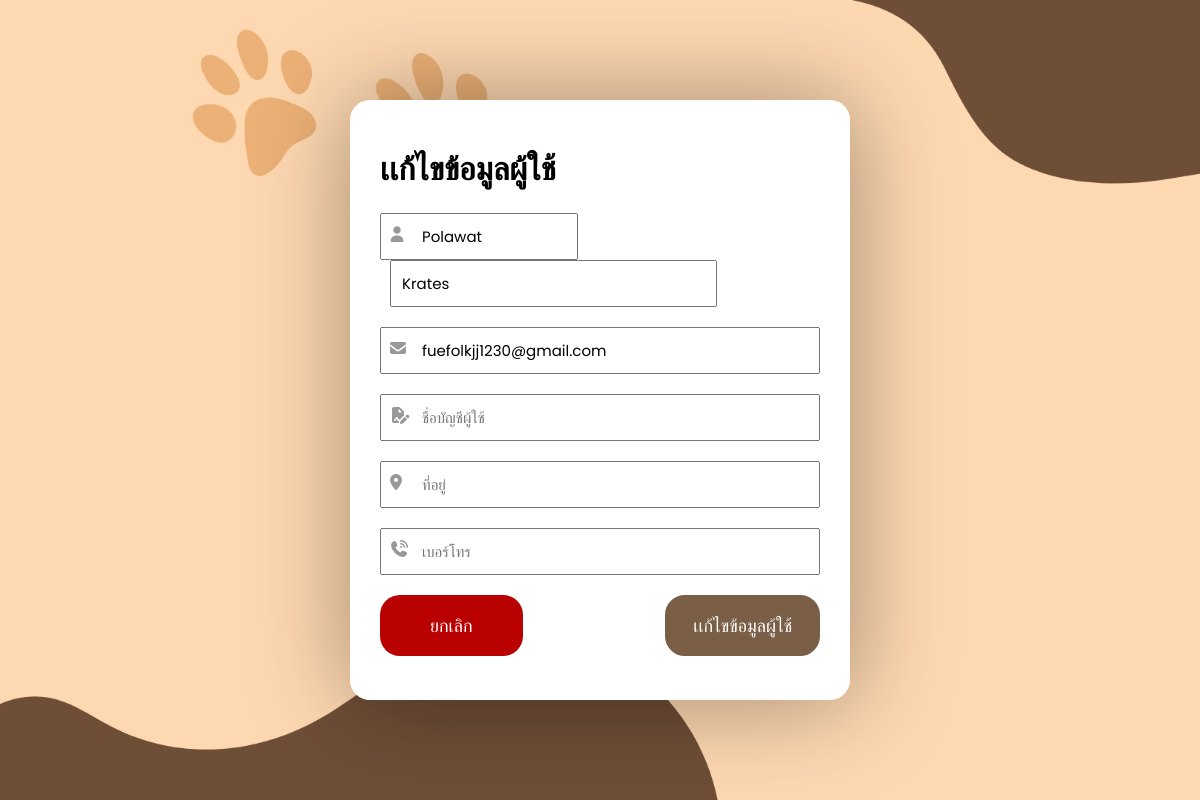
Screenshot of /adminedit-cus.php?cus_id=9 with the database file from the repository.
### tables this page shows
CREATE TABLE `customer` (
  `cus_id` int(11) NOT NULL,
  `cus_username` varchar(50) NOT NULL,
  `cus_password` varchar(255) NOT NULL,
  `cus_fname` varchar(50) NOT NULL,
  `cus_lname` varchar(50) NOT NULL,
  `cus_phone` varchar(20) DEFAULT NULL,
  `cus_email` varchar(100) NOT NULL,
  `cus_address` varchar(255) DEFAULT NULL,
  `cus_picture` varchar(255) DEFAULT 'default_pic.png'
);

### adminedit-cus.php (the view, shortened to what this page needs)
<!DOCTYPE html>
<html lang="en">
<head>
    <link rel="stylesheet" href="style/editcuss.css">
    <link rel="stylesheet" href="https://cdnjs.cloudflare.com/ajax/libs/font-awesome/7.0.1/css/all.min.css" />
</head>
<body>
    <?php
        require 'conn.php';
        $sql = "SELECT * FROM customer WHERE cus_id='{$_GET['cus_id']}'";
        $result = $conn->query($sql);
        $row = mysqli_fetch_array($result);
    ?>
<div class="container-bd">
        <div class="regis-box">
            <form action="adminedit-cus.php" method="post" onsubmit="return confirm('ต้องการแก้ไขข้อมูลผู้ใช้ <?= addslashes($row['cus_fname'].' '.$row['cus_lname']); ?> หรือไม่?')">
                <h1>เเก้ไขข้อมูลผู้ใช้</h1>
                    <div class="input-box-name">
                        <i class="fa-solid fa-user"></i>
                        <input type="text" name="cus_fname" class="fname" required placeholder="ชื่อจริง" value="<?=$row['cus_fname'];?>">
                        <input type="text" name="cus_lname" class="lname" required placeholder="นามสกุล" value="<?=$row['cus_lname'];?>">
                    </div>
                    <div class="input-box">
                        <i class="fa-solid fa-envelope"></i>
                        <input type="email" name="cus_email" required placeholder="อีเมล" value="<?=$row['cus_email'];?>">
                    </div>
                    <div class="input-box">
                        <i class="fa-solid fa-file-signature"></i>
                        <input type="text" name="cus_username" id="cus_username" required placeholder="ชื่อบัญชีผู้ใช้" value="<?=$row['cus_username'];?>">
                    </div>
                    <div class="input-box">
                        <i class="fa-solid fa-location-dot"></i>
                        <input type="text" name="cus_address" id="cus_address" required placeholder="ที่อยู่" value="<?=$row['cus_address'];?>">
                    </div>
                    <div class="input-box">
                        <i class="fa-solid fa-phone-volume"></i>
                        <input type="text" name="cus_phone" id="cus_phone" required placeholder="เบอร์โทร" value="<?=$row['cus_phone'];?>">
                    </div>
                    <div class="button-box">
                        <a href="admin-customer.php"><button type="button" class="exit-btn">ยกเลิก</button></a>
                        <button type="submit" class="sub-btn" name="sub-btn" id="sub-btn" >เเก้ไขข้อมูลผู้ใช้</button>
                    </div>
            </form>
     </div>
    </div>
</body>
</html>

### style/editcuss.css (style rules this page uses)
* { box-sizing: border-box; padding: 0; margin: 0; font-family: Poppins,Itim,sans-serif; color: black; }
.container-bd { display: flex; height: 100vh; width: 100%; background-image: url(../img/Bg-login.png); background-size: cover; justify-content: center; align-items: center; }
.regis-box { width: 500px; box-shadow: 1px 1px 100px 1px rgba(0, 0, 0, 0.363); border-radius: 20px; background-color: #fff; height: 600px; display: flex; align-items: center; justify-content: center; position: relative; }
.input-box i { position: absolute; padding-top: 13px; padding-left: 10px; opacity: 40%; }
input { font-size: 15px; }
form { width: 100%; padding: 30px; }
.input-box { padding-top: 20px; }
.input-box input { width: 100%; padding: 10px 10px 10px 40px; }
.button-box { display: flex; }
.button-box a { width: 100%; }
.exit-btn { margin-top: 20px; padding: 15px; width: 50%; border: none; border-radius: 20px; font-size: 18px; background-color: #b90101; border: 2px solid #ffffff00; color: #fff; transition: 0.5s; }
.sub-btn { margin-top: 20px; padding: 15px; width: 50%; border: none; border-radius: 20px; font-size: 18px; background-color: #7a5e46; border: 2px solid #7a5e46; color: #fff; transition: 0.5s; }
.input-box-name .fname { padding: 10px 10px 10px 40px; width: 45%; }
.input-box-name { padding-top: 20px; }
.input-box-name i { position: absolute; padding-top: 13px; padding-left: 10px; opacity: 40%; }
.lname { padding: 10px 20px 10px 10px; margin-left: 10px; }

### rows the page displays
customer: cus_fname "Polawat", cus_lname "Krates", cus_email "fuefolkjj1230@gmail.com"
